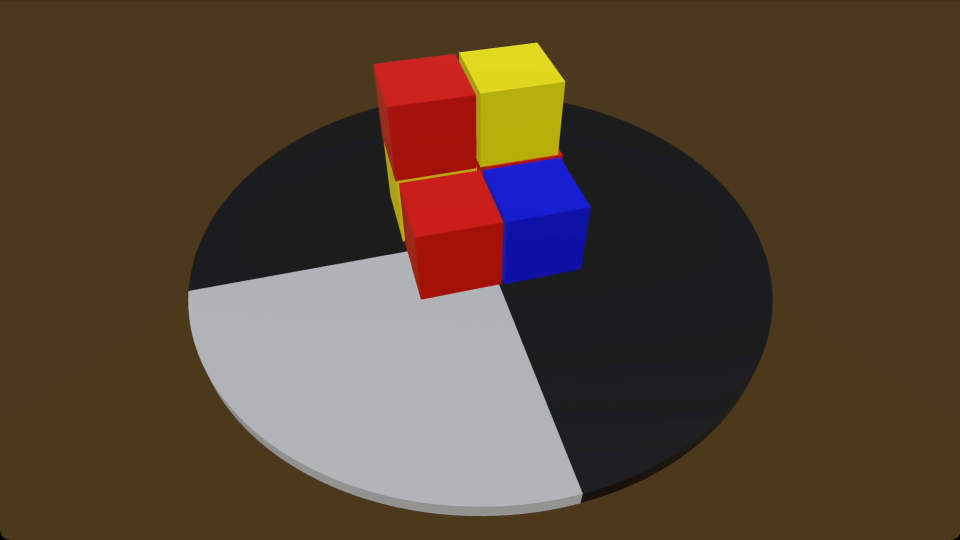
#> input picture frame 183 of resources/pren_cube_01.mp4, 1920 x 1080 px (shown at 1/2 size)
$ python rotation_detection.py
#> lines starting #> are read from the running program, lines starting #| are printed output that depends on the picture; after the words box and inside, x2 and y2 are one past the last pixel; in counts of white or black regions, pixels touching at a corner belong together
import cv2
import numpy as np


def estimate_rotation_speed(video_path):
#> called with video_path = '../resources/pren_cube_01.mp4'
    cap = cv2.VideoCapture(video_path)

    prev_gray_area = None
    rotation_count = 0
    total_frames = 0

    while cap.isOpened():
        ret, frame = cap.read()
#> frame is the input picture: shape (1080, 1920, 3); mean B, G, R 51.9, 68.9, 86.6

        if not ret:
            break

        # Convert to HSV
        hsv = cv2.cvtColor(frame, cv2.COLOR_BGR2HSV)
#> hsv: shape (1080, 1920, 3); mean H, S, V 45.4, 121.4, 91.1

        # Gray color range
        lower_gray = np.array([0, 0, 40])
        upper_gray = np.array([180, 40, 220])
        mask = cv2.inRange(hsv, lower_gray, upper_gray)
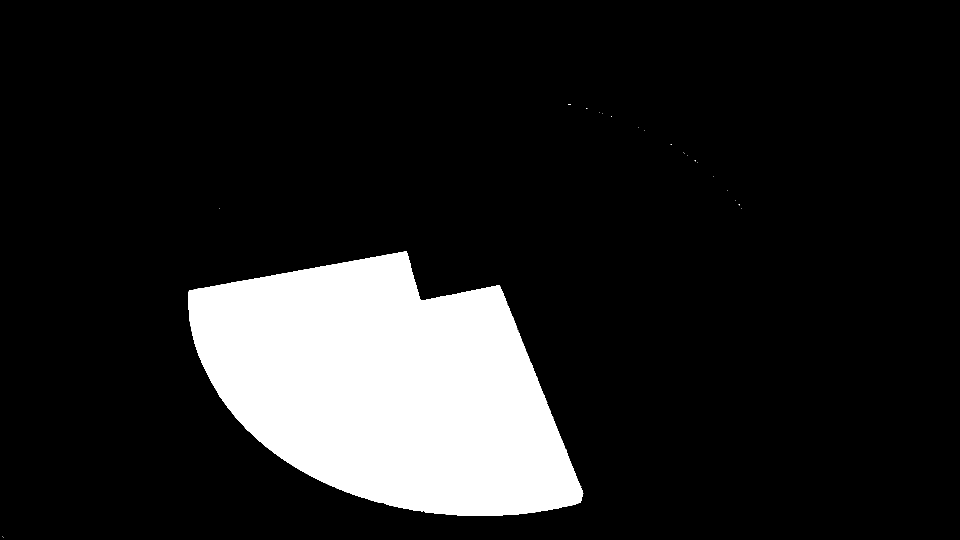
#> mask: shape (1080, 1920) (shown at 1/2 size); 13.7% white; 24 white regions (23 under 20 px), largest, box (x1, y1, x2, y2) and area: (377, 502, 1167, 1032) 284552

        # Find current gray area
        current_gray_area = np.sum(mask) / 255.0
#> current_gray_area = 284595

        if prev_gray_area and current_gray_area < prev_gray_area:
            rotation_count += 1

        prev_gray_area = current_gray_area
#> prev_gray_area = 284595
        total_frames += 1

    cap.release()

    # Assuming video is 30 fps
    rpm = (rotation_count / total_frames) * 1800

    return rpm


video_path = "../resources/pren_cube_01.mp4"
print(f"Estimated RPM: {estimate_rotation_speed(video_path)}")

$ run again, starting later in the video
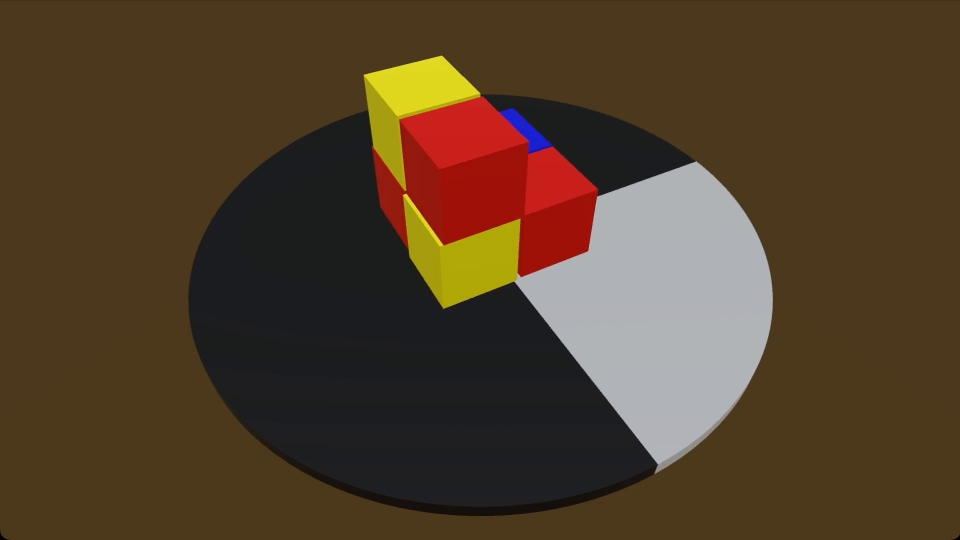
#> input picture frame 826 of resources/pren_cube_01.mp4, 1920 x 1080 px (shown at 1/2 size)
#> in estimate_rotation_speed, frame is the input picture: shape (1080, 1920, 3); mean B, G, R 42, 62.8, 81.2
#> hsv: shape (1080, 1920, 3); mean H, S, V 44.3, 122.2, 82.6
#> in estimate_rotation_speed, `mask = cv2.inRange(hsv, lower_gray, upper_gray)`:
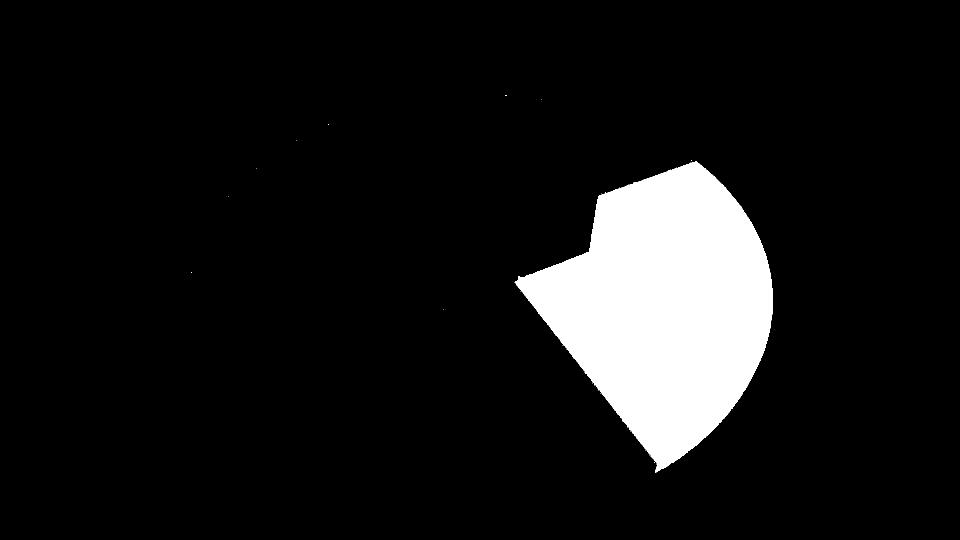
#> mask: shape (1080, 1920) (shown at 1/2 size); 9% white; 28 white regions (27 under 20 px), largest, box (x1, y1, x2, y2) and area: (1029, 322, 1546, 946) 186926
#> current_gray_area = 186962

$ run again, starting later in the video
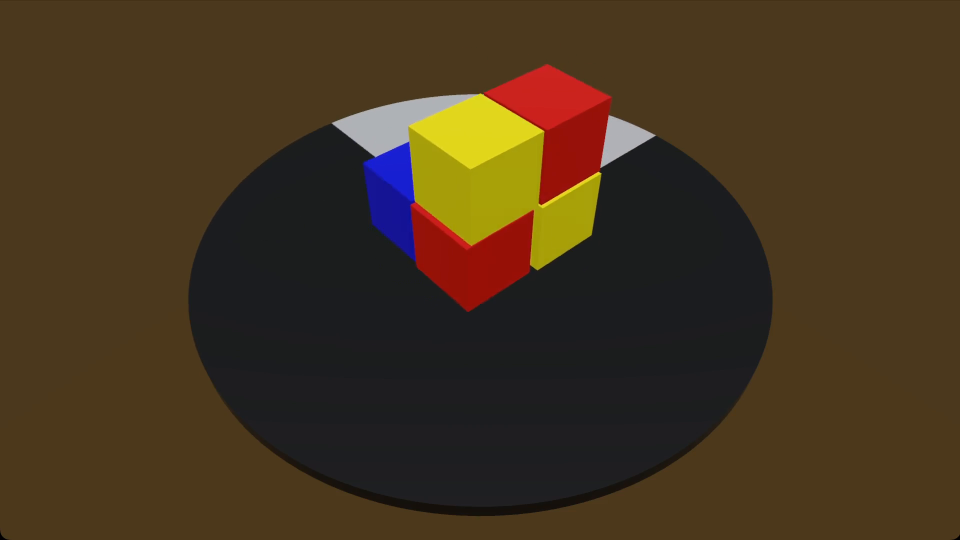
#> input picture frame 1468 of resources/pren_cube_01.mp4, 1920 x 1080 px (shown at 1/2 size)
#> in estimate_rotation_speed, frame is the input picture: shape (1080, 1920, 3); mean B, G, R 30.6, 52.1, 68.8
#> hsv: shape (1080, 1920, 3); mean H, S, V 45.2, 124.7, 70.8
#> in estimate_rotation_speed, `mask = cv2.inRange(hsv, lower_gray, upper_gray)`:
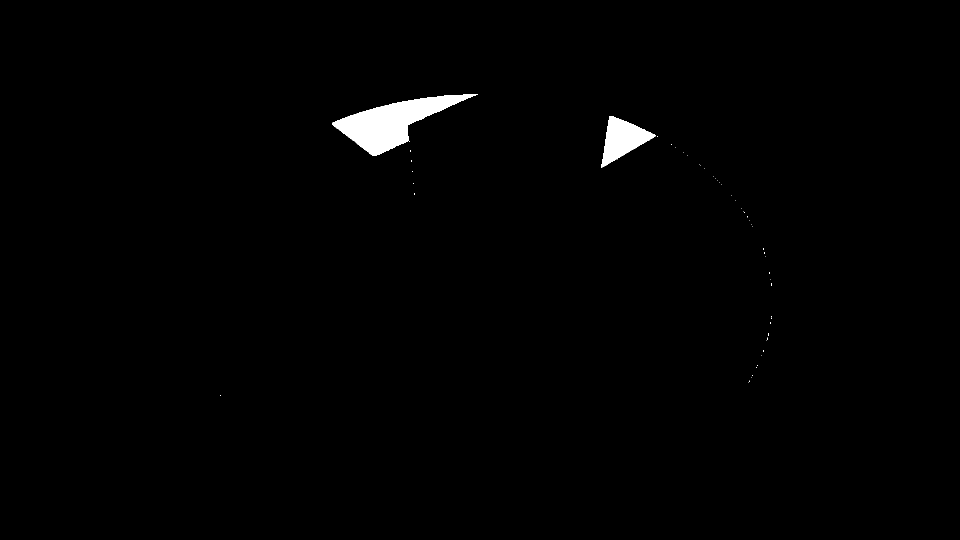
#> mask: shape (1080, 1920) (shown at 1/2 size); 0.96% white; 50 white regions (48 under 20 px), largest, box (x1, y1, x2, y2) and area: (664, 188, 956, 312) 14182, (1202, 232, 1312, 336) 5516
#> current_gray_area = 19825
